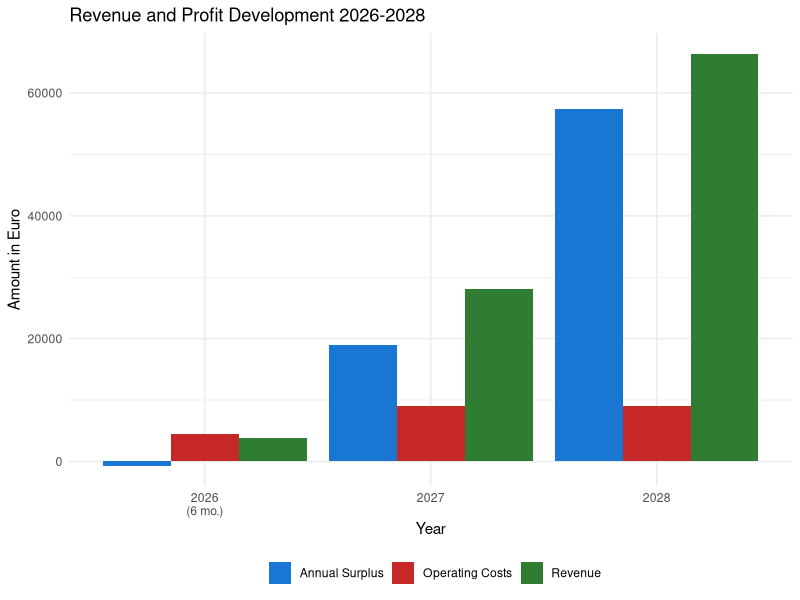

The R script that drew this image:
## ---- chunk 1
#| echo: false
#| eval: true
#| label: fig-unternehmensentwicklung
#| fig-cap: "Revenue and Profit Development 2026-2028"
library(tidyverse)

# Creating data
jahre <- c("2026\n(6 mo.)", "2027", "2028")
umsatz <- c(3868, 28084, 66404)
kosten <- c(4530, 9060, 9060)
gewinn <- c(-662, 19024, 57344)

df <- tibble(
  Year = factor(jahre, levels = jahre),
  Revenue = umsatz,
  `Operating Costs` = kosten,
  `Annual Surplus` = gewinn
)

# Creating plot
df_long <- df |>
  pivot_longer(cols = -Year, names_to = "Category", values_to = "Amount")

ggplot(df_long, aes(x = Year, y = Amount, fill = Category)) +
  geom_col(position = "dodge") +
  scale_fill_manual(values = c("Revenue" = "#2E7D32",
                                "Operating Costs" = "#C62828",
                                "Annual Surplus" = "#1976D2")) +
  labs(title = "Revenue and Profit Development 2026-2028",
       x = "Year",
       y = "Amount in Euro",
       fill = "") +
  theme_minimal() +
  theme(legend.position = "bottom")
